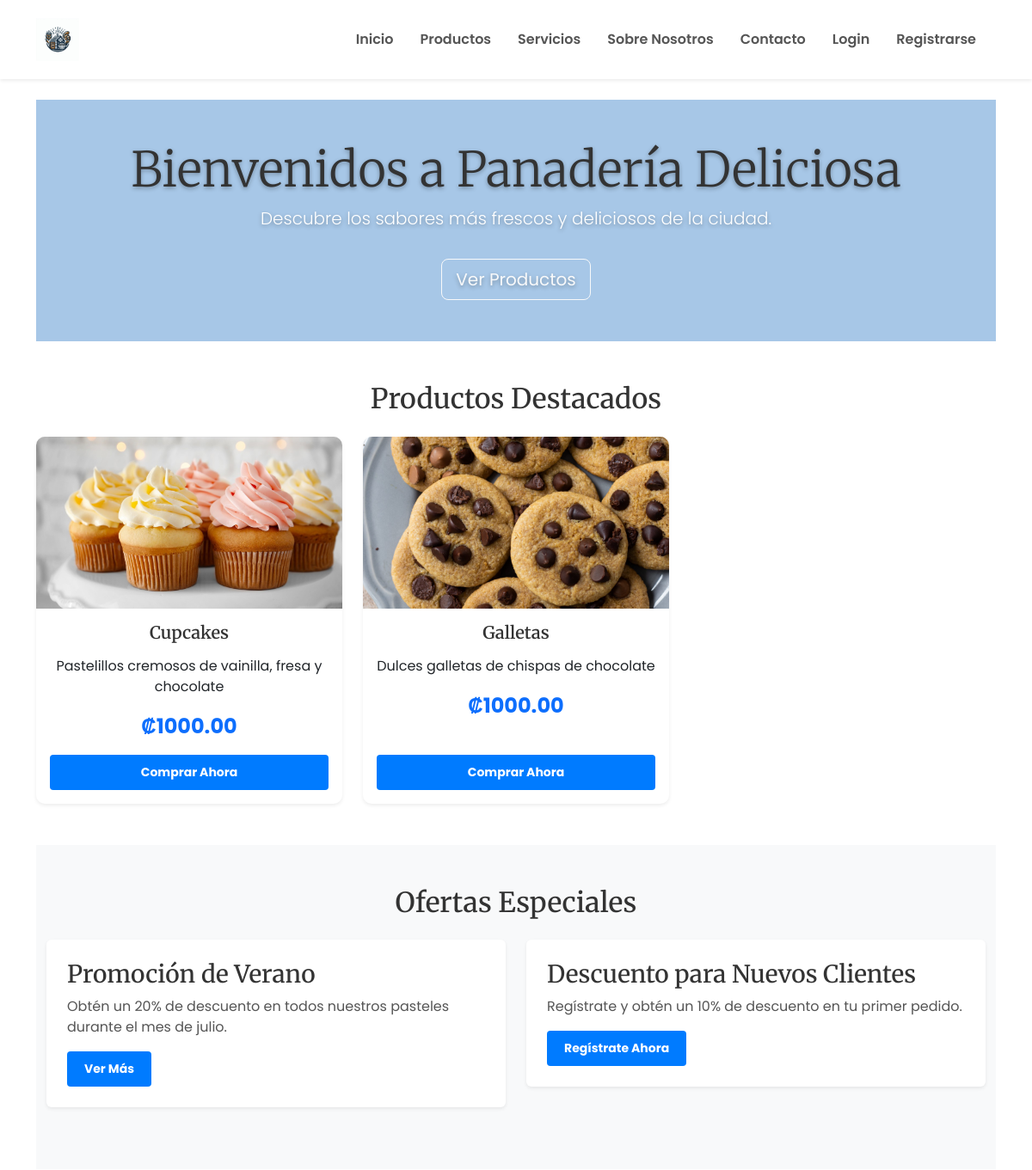
/ (upper part), run on an earlier commit of the app's database.
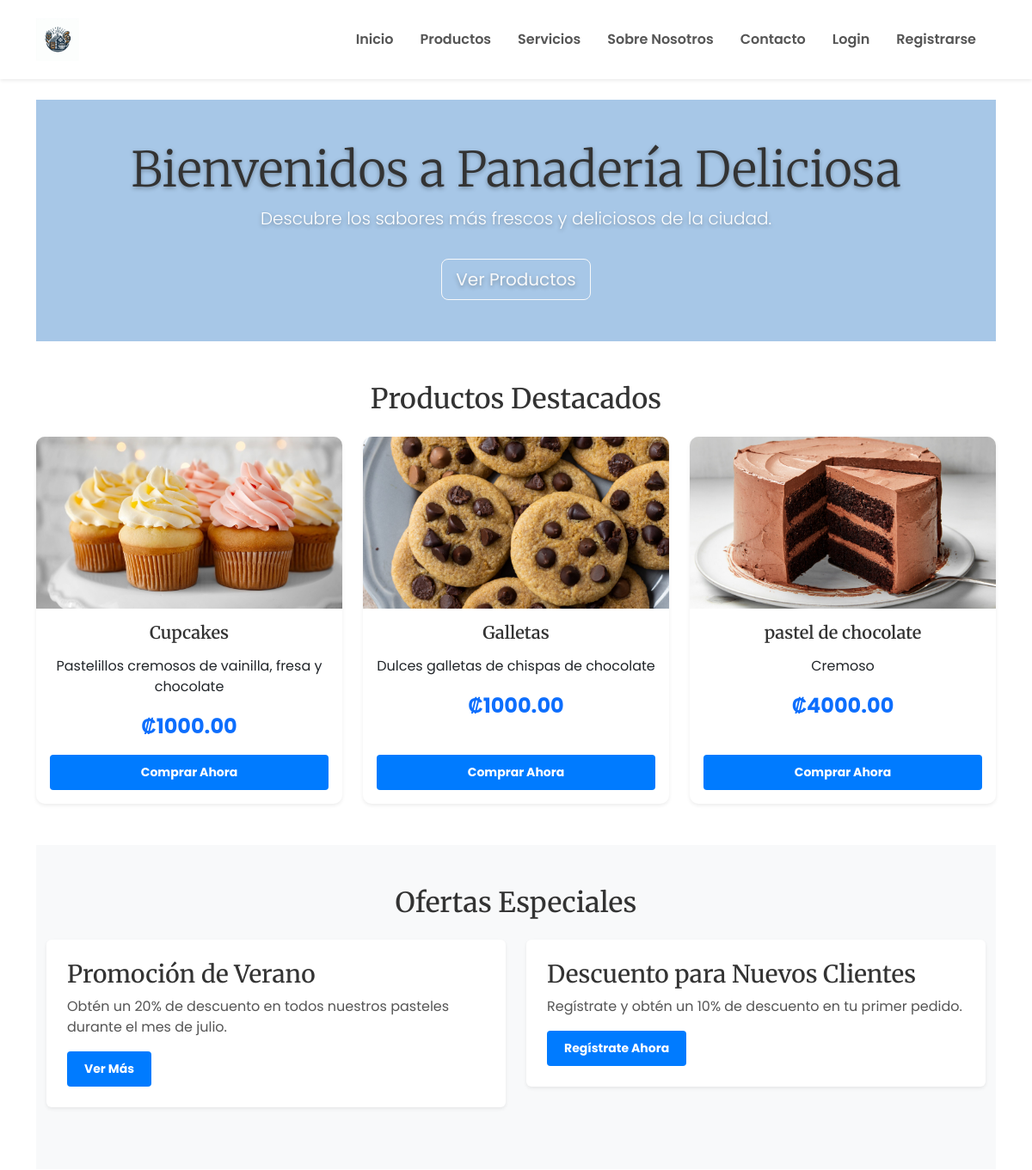
And on a later commit of the database.
### ProyectoMenu/models.py (models this page shows, shortened)
class Product(models.Model):
    name = models.CharField(max_length=100)
    description = models.TextField()
    price = models.DecimalField(max_digits=10, decimal_places=2)
    image = models.ImageField(upload_to='products/')
    featured = models.BooleanField(default=False)

### ProyectoMenu/views.py (the view)
# urls.py: path('', views.inicio, name='inicio'),
def inicio(request):
    featured_products = Product.objects.filter(featured=True)[:3]
    return render(request, 'paginas/inicio.html', {'featured_products': featured_products})

### ProyectoMenu/templates/paginas/inicio.html (shortened to what this page needs)
{% extends 'base.html' %}
{% load static %}
{% block contenido %}
<div class="container mt-4">
    <div class="hero-section text-center text-white py-5" style="background-color: #A7C7E7;">
        <h1 class="display-4">Bienvenidos a Panadería Deliciosa</h1>
        <p class="lead">Descubre los sabores más frescos y deliciosos de la ciudad.</p>
        <a class="btn btn-outline-light btn-lg mt-3" href="{% url 'productos' %}" role="button">Ver Productos</a>
    </div>
    <section class="my-5">
        <h2 class="text-center mb-4">Productos Destacados</h2>
        <div class="row">
            {% if featured_products %}
                {% for product in featured_products %}
                    <div class="col-md-4">
                        <div class="card product-card shadow-sm border-0">
                            <img src="{{ product.image.url }}" class="card-img-top" alt="{{ product.name }}">
                            <div class="card-body text-center">
                                <h5 class="card-title">{{ product.name }}</h5>
                                <p class="card-text">{{ product.description }}</p>
                                <p class="price text-primary fs-4">₡{{ product.price }}</p>
                                <a href="{% url 'productos' %}" class="btn btn-primary btn-sm">Comprar Ahora</a>
                            </div>
                        </div>
                    </div>
                {% endfor %}
            {% else %}
                <p class="text-center">No hay productos destacados en este momento.</p>
            {% endif %}
        </div>
    </section>
    <section class="py-5" style="background-color: #f8f9fa;">
        <div class="container">
            <h2 class="text-center mb-4">Ofertas Especiales</h2>
            <div class="row">
                <div class="col-md-6 mb-4">
                    <div class="p-4 bg-white shadow-sm rounded">
                        <h3>Promoción de Verano</h3>
                        <p>Obtén un 20% de descuento en todos nuestros pasteles durante el mes de julio.</p>
                        <a href="{% url 'productos' %}" class="btn btn-primary btn-sm">Ver Más</a>
                    </div>
                </div>
                <div class="col-md-6">
                    <div class="p-4 bg-white shadow-sm rounded">
                        <h3>Descuento para Nuevos Clientes</h3>
                        <p>Regístrate y obtén un 10% de descuento en tu primer pedido.</p>
                        <a href="{% url 'register' %}" class="btn btn-primary btn-sm">Regístrate Ahora</a>
                    </div>
                </div>
            </div>
        </div>
    </section>
</div>
{% endblock %}

What changed in the data, as far as the page shows it:
added Product: image (picture), name "pastel de chocolate", description "Cremoso", price "4000.00"
